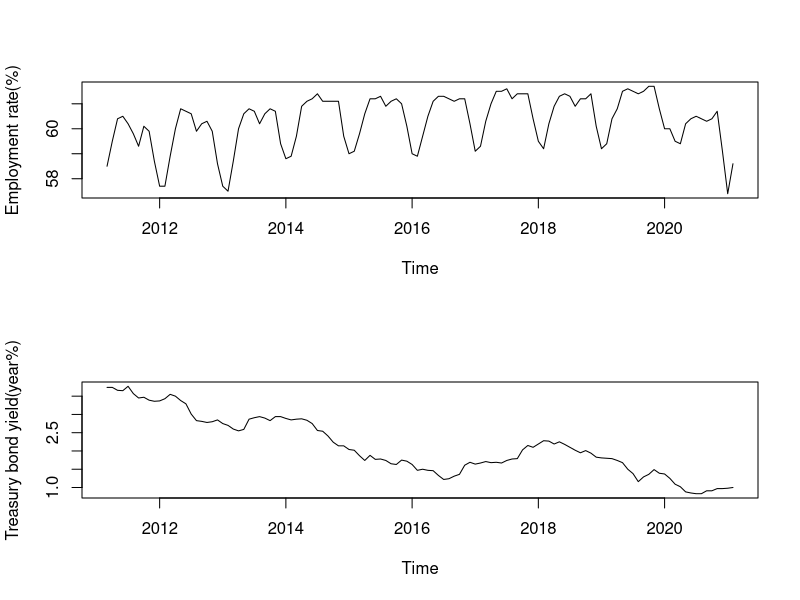
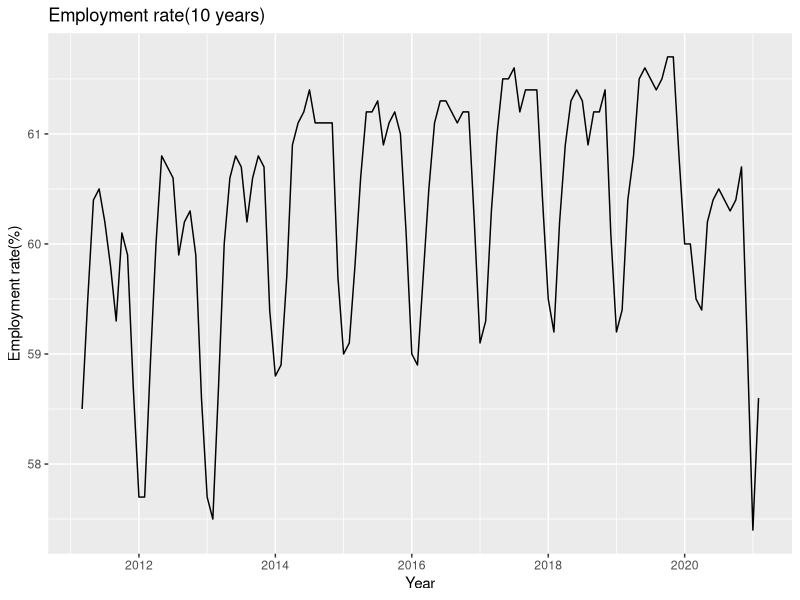
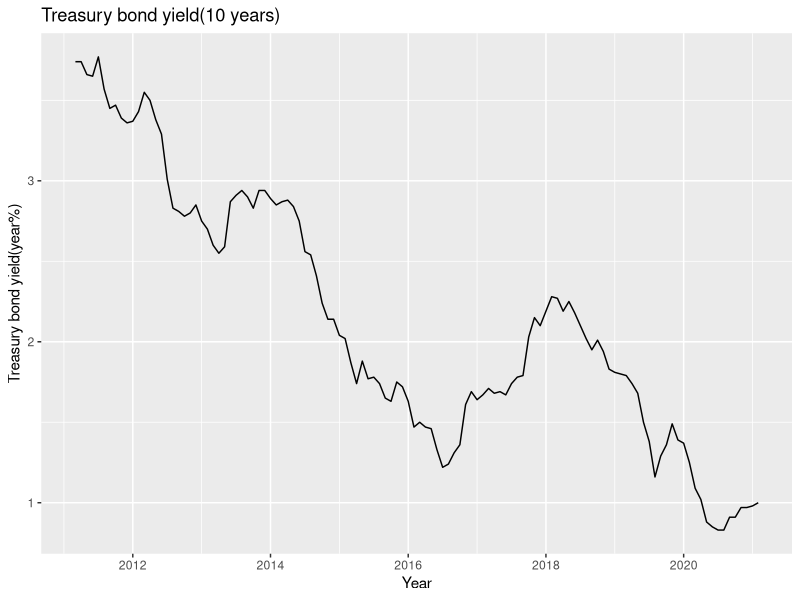
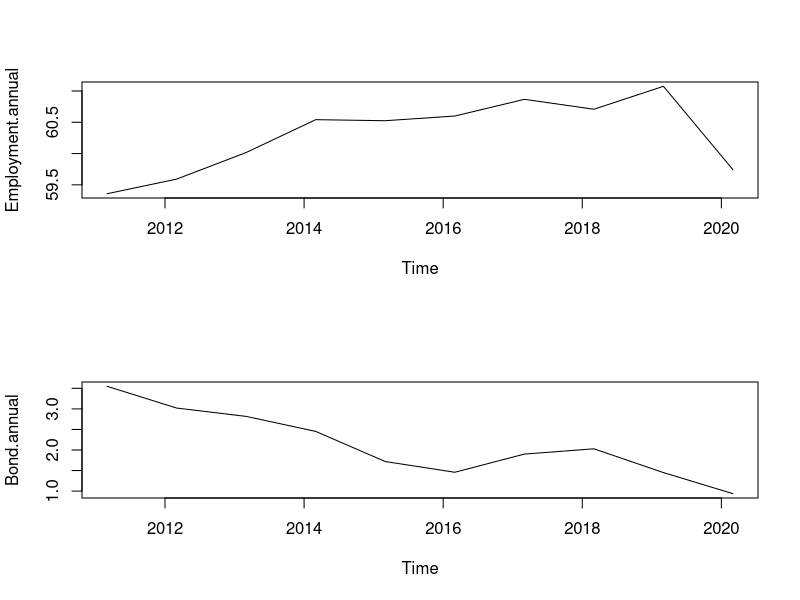

Reproduce these figures in R, in order.

# Read dataset

library(readxl)
bok<- read.csv("BOK_macro.csv")
bok<-t(bok)
head(bok)

# Convert to time series data

bok.ts<-ts(bok, start = c(2011, 3), freq = 12)
head(bok.ts)

# Time plot

Employment.ts <- ts(bok[, 1], start = c(2011, 3), freq = 12)
Bond.ts <- ts(bok[, 2], start = c(2011, 3), freq = 12)

layout(1:2)
plot(Employment.ts, ylab = "Employment rate(%)")
plot(Bond.ts, ylab="Treasury bond yield(year%)")

# Autoplot

library(ggfortify)
library(forecast)


autoplot(Employment.ts) +
  ggtitle("Employment rate(10 years)") +
  xlab("Year") +
  ylab("Employment rate(%)")

autoplot(Bond.ts) +
  ggtitle("Treasury bond yield(10 years)") +
  xlab("Year") +
  ylab("Treasury bond yield(year%)")

# Calculate the annual mean using the aggregate function

Employment.annual<-aggregate(Employment.ts)/12
Bond.annual<-aggregate(Bond.ts)/12

layout(1:2)

plot(Employment.annual)
plot(Bond.annual)
